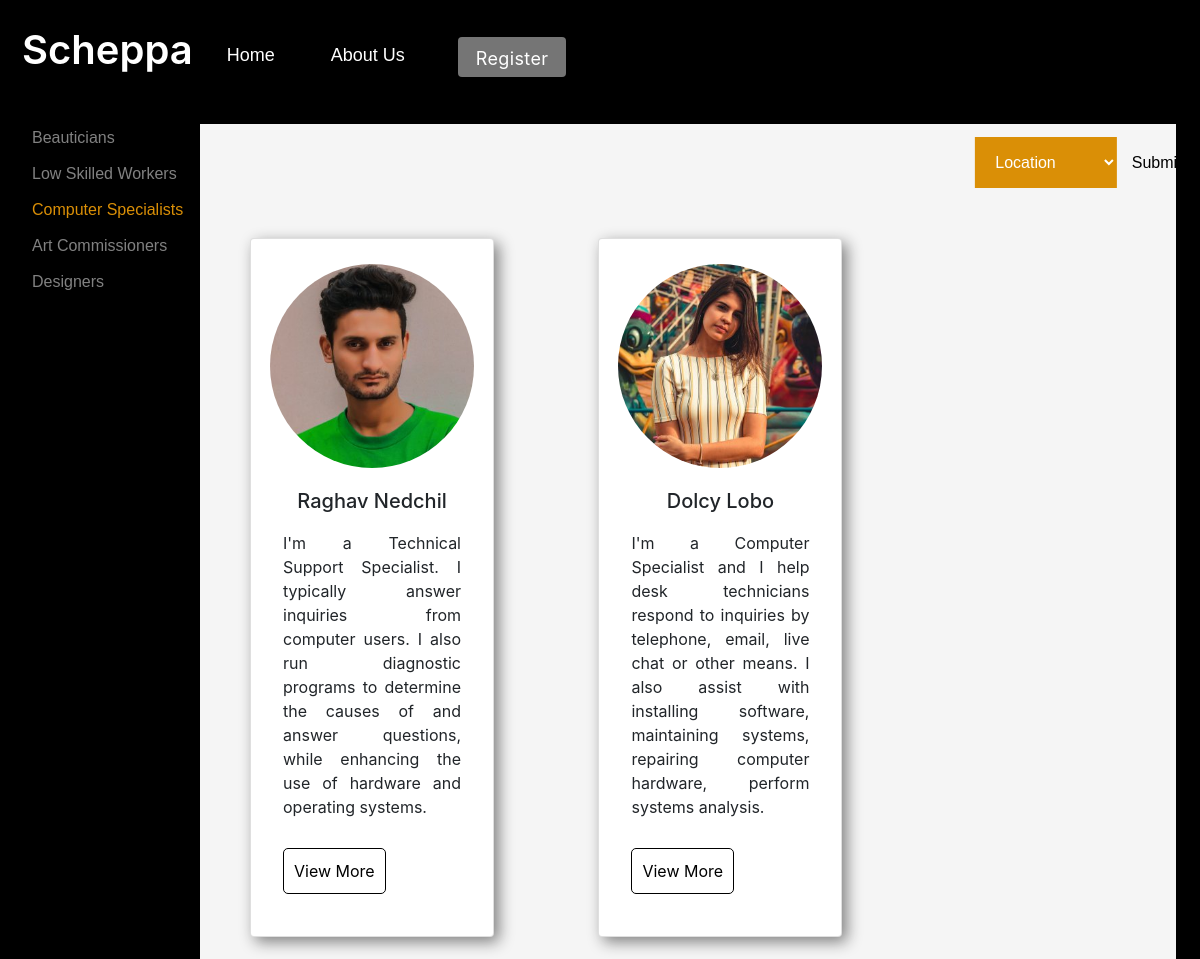
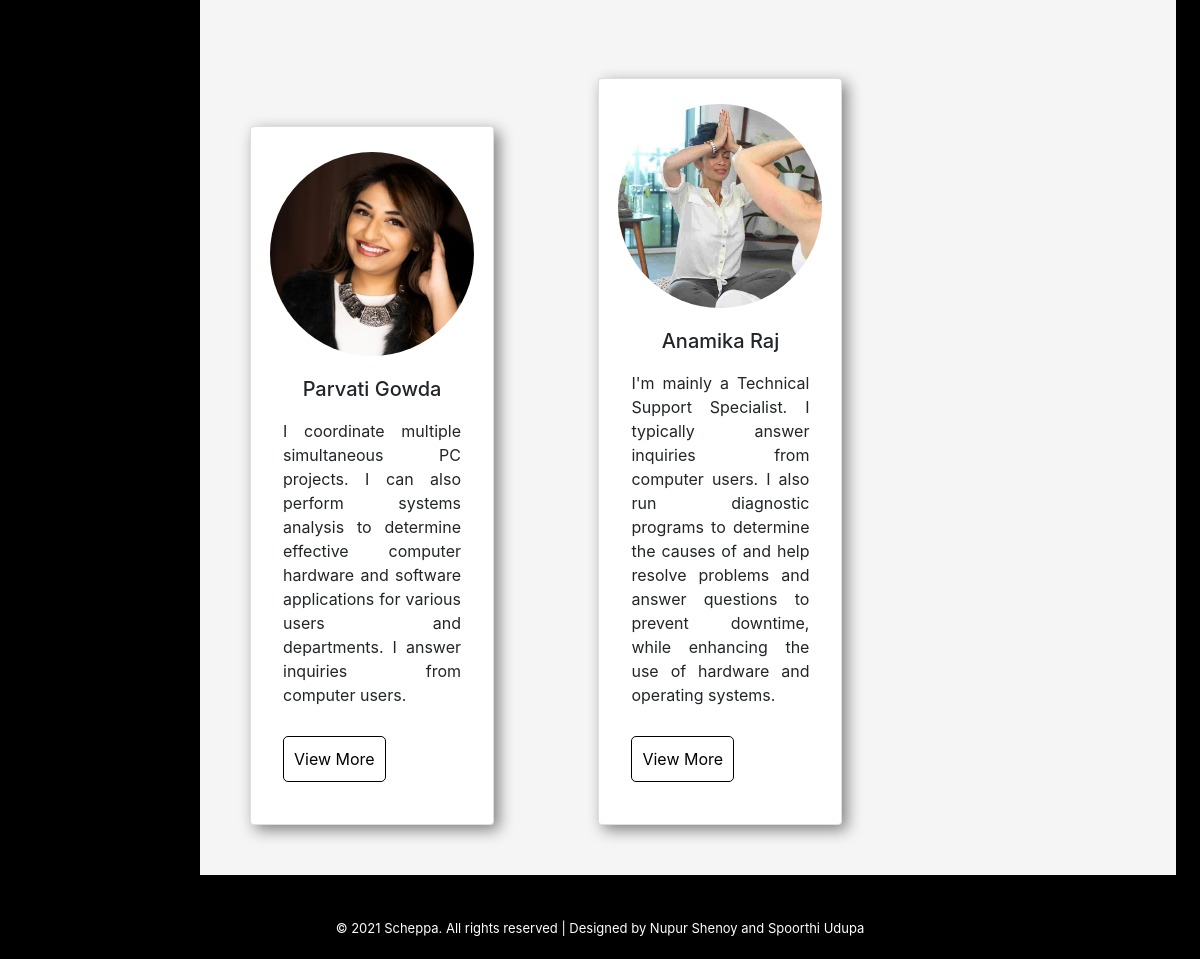
Page /compspl.php on the committed database (2 pictures, top to bottom).
### tables this page shows
CREATE TABLE `schepparegistration1` (
  `id` int(11) NOT NULL,
  `fname` varchar(30) NOT NULL,
  `lname` varchar(30) NOT NULL,
  `gender` enum('ch1','ch2') NOT NULL,
  `email` varchar(30) NOT NULL,
  `password` varchar(20) NOT NULL,
  `confpass` varchar(20) NOT NULL,
  `prof` varchar(20) NOT NULL,
  `loc` varchar(20) NOT NULL,
  `dob` date NOT NULL,
  `phno` bigint(10) NOT NULL,
  `descp` varchar(1000) NOT NULL,
  `services` varchar(1000) NOT NULL,
  `years` int(11) NOT NULL,
  `photo` varchar(500) NOT NULL DEFAULT 'default.jpg'
);

### compspl.php (the view, shortened to what this page needs)
<?php
include "dbcon.php";
?>
<!DOCTYPE html>
<html>
<head>
</head>
<link href="https://cdn.jsdelivr.net/npm/bootstrap@5.1.2/dist/css/bootstrap.min.css" rel="stylesheet">
<body>
    <?php include("header.php") ?>
    <div class="main">
        <div class="sidenav">
            <a href="beauticians.php">Beauticians</a>
            <a href="lowskill.php">Low Skilled Workers</a>
            <a href="designers.php" style="color: rgb(218, 143, 6);">Computer Specialists</a>
            <a href="artcomm.php">Art Commissioners</a>
            <a href="designers.php">Designers</a>
        </div>
        <section style="background-color:whitesmoke; background-size: cover;">
            <form name="search_form" method="post" action="compspl.php">
                <?php include("location.php") ?>
                <?php
                $query = "select * from schepparegistration1 where prof='Computer Specialist'";
                $r = mysqli_query($conn, $query);
                if ($r->num_rows > 0) {
                    while ($row = mysqli_fetch_assoc($r)) {
                        $id = $row['id'];
                        $fname = $row['fname'];
                        $lname = $row['lname'];
                        $descp = $row['descp'];
                        $photo = $row['photo'];
                ?>
                        <div class="card">
                            <img class="card-img-top" src="<?php echo 'image/' . $photo; ?>">
                            <div class="card-body">
                                <div class="title">
                                    <h1> <?php echo $fname . " " . $lname; ?>
                                    </h1>
                                </div>
                                <div class="des">
                                    <p><?php echo $descp; ?> </p>
                                    <button><a href="profileview.php?id=<?php echo $id ?>">
                                            View More</a></button>
                                </div>
                            </div>
                        </div>
                <?php
                    }
                } else {
                    echo " <script>alert('No data found');</script>";
                    echo ("<script>location.href='compspl.php'</script>");
                }
                ?>
    </div>
</body>
<?php include("footer.php") ?>
</html>

### header.php
<!DOCTYPE html>
<html>
<head>
    <link rel="stylesheet" href="service.css">
</head>
<body>
    <nav class="navbar navbar-expand-sm bg-custom-1" style="height:100px;">
        <div class="container-fluid">
            <a class="navbar-brand" href="home-explore.php" style="color: white; font-family: -apple-system, BlinkMacSystemFont, 'Segoe UI', Roboto, Oxygen, Ubuntu, Cantarell, 'Open Sans', 'Helvetica Neue', sans-serif; text-decoration: none; font-size: 40px; font-weight: 600; text-shadow: 2px 2px 4px #000000; padding: 8px 10px;">Scheppa</a>
            <div class="navbar-collapse collapse" id="navbarCustom">
                <ul class="navbar-nav">
                    <?php if (!(isset($_SESSION['id']))) { ?>
                        <li class="nav-item" style="margin-top:0px;">
                            <a class="nav-link" href="home-explore.php">Home</a>
                        </li>
                    <?php } else { ?>
                        <li class="nav-item" style="margin-top:0px;">
                            <a class="nav-link" href="home-profile.php">Home</a>
                        </li>
                    <?php } ?>
                    <li class="nav-item">
                        <a class="nav-link" href="aboutus.php">About Us</a>
                    </li>
                    <?php if (!(isset($_SESSION['id']))) { ?>
                        <li class="nav-item" style=" margin-top:10px;">
                            <a class="header-info" style="padding:5px; margin-top:10px; padding-top:10px;" href="registration%20(1).php"><button class="login" id="login">Register</button></a>
                        </li>
                    <?php } else { ?>
                        <li class="nav-item">
                            <a class="nav-link" href="profilepage.php">MyProfile</a>
                        </li>
                    <?php } ?>
                </ul>
            </div>
        </div>
    </nav>
</body>
</html>

### location.php (shortened to what this page needs)
<div class="city">
    <div class="dropdown2">
        <select class="dropbtn" name="loc" placeholder="City" autocomplete=off>
            <option value=0 selected disabled>Location</option>
        </select>
        <input type="submit" name="search" class="submit" value="Submit">
    </div>
</div>

### footer.php
<footer>
    © 2021 Scheppa. All rights reserved | Designed by Nupur Shenoy and Spoorthi Udupa
</footer>

### service.css (style rules this page uses)
* { margin: 0px; padding: 0px; }
body { font-family: arial; justify-content: center; background: black; }
.main { margin: 2%; }
.card { display: grid; grid-template-columns: 300px; grid-template-rows: 210px 210px 80px; width: 25%; display: inline-block; box-shadow: 5px 5px 15px grey; margin: 2%; text-align: center; margin: 50px; background: white; }
.card-img-top { width: 17vw; background-size: cover; background-color: white; margin: 0; border-radius: 100%; height: 17vw; margin-top: 25px; }
.title { text-align: center; padding: 0px; grid-area: text; margin: 5px; background: white; font-family: -apple-system, BlinkMacSystemFont, 'Segoe UI', Roboto, Oxygen, Ubuntu, Cantarell, 'Open Sans', 'Helvetica Neue', sans-serif; }
h1 { font-size: 20px; background-color: white; font-family: -apple-system, BlinkMacSystemFont, 'Segoe UI', Roboto, Oxygen, Ubuntu, Cantarell, 'Open Sans', 'Helvetica Neue', sans-serif; }
.des { padding: 1px; text-align: justify; margin-left: 15px; margin-right: 15px; margin-bottom: 15px; padding-top: 10px; background-color: white; font-family: -apple-system, BlinkMacSystemFont, 'Segoe UI', Roboto, Oxygen, Ubuntu, Cantarell, 'Open Sans', 'Helvetica Neue', sans-serif; }
button { margin-top: 13px; margin-bottom: 10px; background-color: white; border: 1px solid black; border-radius: 5px; padding: 10px; }
button a { color: black; text-decoration: none; padding-top:20px; padding-bottom: 20px; }
p { background-color: white; }
h1 { background-color: white; }
html, body { margin: 0; padding: 0; }
.bg-custom-1 { background-image: linear-gradient(black, transparent); }
.nav-item a { color: black; text-decoration: none; font-size: 18px; margin-right: 40px; }
.navbar-nav .nav-item .nav-link { color: white; text-decoration: none; font-size: 18px; margin-right: 40px; text-shadow: 2px 2px 4px #000000; margin-top:20px; }
footer { background-color: black; padding: 20px; color: white; font-size: small; text-align: center; font-family: -apple-system, BlinkMacSystemFont, "Segoe UI", Roboto, Oxygen, Ubuntu, Cantarell, "Open Sans", "Helvetica Neue", sans-serif; padding: 20px; }
.sidenav { height: 100%; width: 200px; position: fixed; z-index: 1; top: 100px; left: 0; background-color: black; overflow-x: hidden; padding-top: 20px; }
.sidenav a { padding: 6px 6px 6px 32px; text-decoration: none; font-size: 16px; color: #818181; display: block; }
.main { margin-left: 200px; }
.submit { border: none; background-color: transparent; margin-left: 10px; font-weight: 500; }
.dropbtn { margin-top: 13px; color: white; background-color: rgb(218, 143, 6); padding: 16px; font-size: 16px; border: none; cursor: pointer; }
.dropdown2 { position: relative; display: inline-block; left: 90%; right: auto; transform: translateX(-50%); z-index: 10; }
option { color: black; background-color: white; }
.login { height: 40px; border: white; border-width: 2px; border-radius: 4px; padding: 8px 18px; font-size: 18px; z-index: 0; font-weight: normal; cursor: pointer; background-color: rgb(117, 117, 117); color: white; letter-spacing: 0.02em; text-align: center; font-family: -apple-system, BlinkMacSystemFont, 'Segoe UI', Roboto, Oxygen, Ubuntu, Cantarell, 'Open Sans', 'Helvetica Neue', sans-serif; }

### rows in the picture
schepparegistration1: photo (picture), fname "Raghav", lname "Nedchil", descp "I'm a Technical Support Specialist. I typically answer inquiries from computer users. I also run diagnostic programs to determine the causes of and answer questions, while enhancing the use of hardware and operating systems."
schepparegistration1: photo (picture), fname "Dolcy", lname "Lobo", descp "I'm a Computer Specialist and I help desk technicians respond to inquiries by telephone, email, live chat or other means. I also assist with installing software, maintaining systems, repairing computer hardware, perform systems analysis."
schepparegistration1: photo (picture), fname "Parvati", lname "Gowda", descp "I coordinate multiple simultaneous PC projects. I can also perform systems analysis to determine effective computer hardware and software applications for various users and departments. I answer inquiries from computer users."
schepparegistration1: photo (picture), fname "Anamika", lname "Raj", descp "I'm mainly a Technical Support Specialist. I typically answer inquiries from computer users. I also run diagnostic programs to determine the causes of and help resolve problems and answer questions to prevent downtime, while enhancing the use of hardware and operating systems."
